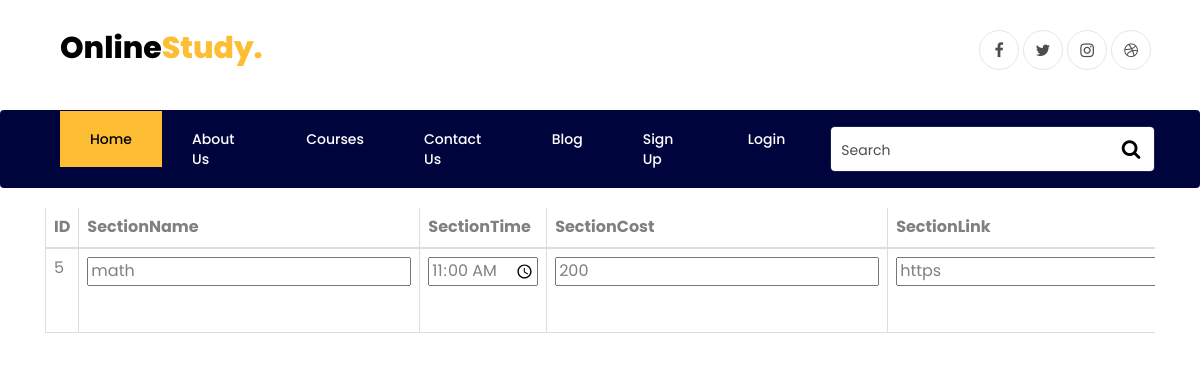
/editsections.php?id=5, run on the app's committed database.
### tables this page shows
CREATE TABLE `Section` (
  `ID` int(11) NOT NULL,
  `SectionName` varchar(255) NOT NULL,
  `SectionTime` time NOT NULL,
  `SectionCost` int(11) NOT NULL,
  `SectionLink` varchar(255) NOT NULL,
  `CourseID` int(11) NOT NULL
);

### app/db/Dbh.php (called while the page is built, shortened)
<?php
  class Dbh{
      private $servername;
      private $username;
      private $password;
      private $dbname;
      private $conn;
      function __construct() {
          $this->servername = DB_SERVER;
          $this->username = DB_USER;
          $this->password = DB_PASS;
          $this->dbname = DB_DATABASE;
      }
      public function connect(){
          $this->conn = new mysqli($this->servername, $this->username, $this->password, $this->dbname);
          return $this->conn;
      }
      function query($sql){
          if (!empty($sql)){
              $this->result = $this->conn->query($sql);
              return $this->result;
          }
          else{
              return false;
          }
      }
  }
  ?>

### app/model/SectionModel.php (called while the page is built, shortened)
<?php
class Section extends Model{
        private $sectionname;
        private $sectioncost;
        private $sectiontime;
        private $sectionlink;
    function __construct($sectionname="",$sectioncost="",$sectiontime="",$sectionlink="") {
            $this->sectionname = $sectionname;
            $this->sectioncost = $sectioncost;
            $this->sectiontime = $sectiontime;
            $this->sectionlink = $sectionlink;
          }
          function getSectionname() {
            return $this->sectionname;
          }
          function setSectionname($sectionname) {
            return $this->sectionname = $sectionname;
          }
          function getSectioncost() {
            return $this->sectioncost;
          }
          function setSectioncost($sectioncost) {
            return $this->sectioncost = $sectioncost;
          }
          function getSectiontime() {
            return $this->sectiontime;
          }
          function setSectiontime($sectiontime) {
            return $this->sectiontime = $sectiontime;
          }
          function getSectionlink() {
            return $this->sectionlink;
          }
          function setSectionlink($sectionlink) {
            return $this->sectionlink = $sectionlink;
          }
          function getID(){
            return $this->id;
          }
          function setID($id){
            return $this->id = $id;
          }
          function getSections(){
            $sql = "SELECT * FROM Section" ;
            $dbh = new Dbh();
            $result = $dbh->query($sql);
            $sections= array();
            while($row=mysqli_fetch_assoc($result)){
              $section = new Section();
              $section->setID($row['ID']);
              $section->setSectionname($row['SectionName']);
              $section->setSectiontime($row['SectionTime']);
              $section->setSectioncost($row['SectionCost']);
              $section->setSectionlink($row['SectionLink']);
              $sections[$row['ID']] = $section;
            }
            return $sections;
          }
        }
?>

### public/editsections.php (the view, shortened to what this page needs)
<?php
  require_once(__ROOT__ . "model/SectionModel.php");
  $model = new Section();
  $controller = new SectionController($model);
?>
<?php
$id=$_GET['id'];
foreach($model->getSections() as $section)
{
    if($section->getID() == $id)
    {
        $id = $section->getID();
        $Sectionname = $section->getSectionname();
        $Sectiontime = $section->getSectiontime();
        $Sectioncost = $section->getSectioncost();
        $Sectionlink = $section->getSectionlink();
    }
}
?>
<!DOCTYPE html>
<html lang="en">
<head>
  <link rel="stylesheet" href="https://maxcdn.bootstrapcdn.com/bootstrap/3.4.1/css/bootstrap.min.css">
  <link rel="stylesheet" href="http://localhost/SEmvc7/lib/css/mycss.css">
    <link rel="stylesheet" href="https://stackpath.bootstrapcdn.com/font-awesome/4.7.0/css/font-awesome.min.css">
    <link rel="stylesheet" href="../lib/css/animate.css">
    <link rel="stylesheet" href="../lib/css/owl.carousel.min.css">
    <link rel="stylesheet" href="../lib/css/owl.theme.default.min.css">
    <link rel="stylesheet" href="../lib/css/magnific-popup.css">
    <link rel="stylesheet" href="../lib/css/ionicons.min.css">
    <link rel="stylesheet" href="../lib/css/flaticon.css">
    <link rel="stylesheet" href="../lib/css/icomoon.css">
    <link rel="stylesheet" href="../lib/css/style.css">
<body>
<?php
    require_once(__ROOT__ . "view/bar.php");
    $view1 = new Bar($controller, $model);
    if (isset($_SESSION['type']) && !empty($_SESSION['type'])) {
      switch($_SESSION['type']){
        case 'Admin':
          echo $view1->AdminBar();
          break;
        case 'Teacher':
          echo $view1->TeacherBar();
          break;
        case 'Student':
          echo $view1->StudentBar();
          break;
      }
    }
    else {
      echo $view1->NormalBar();
    }
    ?>
<form  method = "post" action="showsections.php?action=EditSection">
<div class="container">
  <div class="row">
    <div class="col-xs-12">
      <div class="table-responsive">
        <table class="table table-bordered table-hover">
          <thead>
            <tr>
              <th>ID</th>
              <th>SectionName</th>
              <th>SectionTime</th>
              <th>SectionCost</th>
              <th>SectionLink</th>
              </tr>
          </thead>
          <tbody>
          <tr>
    <td><?php echo $id;?></td>
    <td><input type="text"  id="SectionName" placeholder="Enter Section name" name="SectionName" value="<?php echo $Sectionname;?>"></td>
    <td><input type="time"  id="SectionTime" placeholder="Enter Section time" name="SectionTime" value="<?php echo $Sectiontime;?>"></td>
    <td><input type="text"  id="SectionCost" placeholder="Enter Section cost" name="SectionCost" value="<?php echo $Sectioncost;?>"></td>
    <td><input type="text"  id="SectionLink" placeholder="Enter Section link" name="SectionLink" value="<?php echo $Sectionlink;?>"></td>
</table>
</div>
</div>
</div>
</div>
</form>
</body>
</html>

### data on the page
section: ID "5", SectionName "math", SectionTime "11:00:00", SectionCost "200", SectionLink "https"
